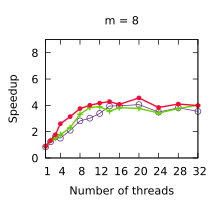

Recreate this plot in gnuplot.
set title "m = 8"
set terminal pdf size 2.2,2.0
set output "./results/LUD_n___512,_m___8.pdf"
set key off
set xrange [1:32]
set xtics (1, 4, 8, 12, 16, 20, 24, 28, 32)
set xlabel "Number of threads"
set yrange [0:9]
set ytics (0, 2, 4, 6, 8)
set ylabel "Speedup"
plot './results/LUD_n___512,_m___8.dat' using 1:2 title "Work stealing" pointsize 0.7 lw 1 pt 6 linecolor rgb "#5B2182" with linespoints, \
  './results/LUD_n___512,_m___8.dat' using 1:3 title "Multi-atomics 64" pointsize 0.7 lw 2 pt 1 linecolor rgb "#64D000" with linespoints, \
  './results/LUD_n___512,_m___8.dat' using 1:4 title "WorkAssisting" pointsize 0.4 lw 2 pt 7 linecolor rgb "#F40A35" with linespoints
